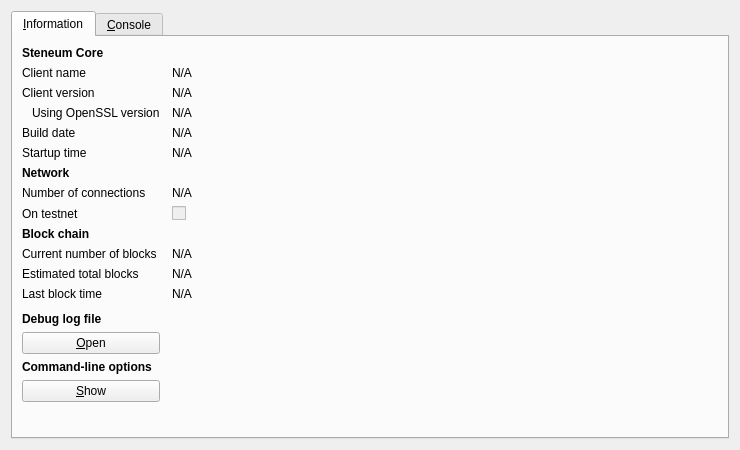
<?xml version="1.0" encoding="UTF-8"?>
<ui version="4.0">
 <class>RPCConsole</class>
 <widget class="QDialog" name="RPCConsole">
  <property name="geometry">
   <rect>
    <x>0</x>
    <y>0</y>
    <width>740</width>
    <height>450</height>
   </rect>
  </property>
  <property name="windowTitle">
   <string>Steneum - Debug window</string>
  </property>
  <layout class="QVBoxLayout" name="verticalLayout_2">
   <item>
    <widget class="QTabWidget" name="tabWidget">
     <property name="currentIndex">
      <number>0</number>
     </property>
     <widget class="QWidget" name="tab_info">
      <attribute name="title">
       <string>&amp;Information</string>
      </attribute>
      <layout class="QGridLayout" name="gridLayout" columnstretch="0,1">
       <property name="horizontalSpacing">
        <number>12</number>
       </property>
       <item row="0" column="0">
        <widget class="QLabel" name="label_9">
         <property name="font">
          <font>
           <weight>75</weight>
           <bold>true</bold>
          </font>
         </property>
         <property name="text">
          <string>Steneum Core</string>
         </property>
        </widget>
       </item>
       <item row="1" column="0">
        <widget class="QLabel" name="label_5">
         <property name="text">
          <string>Client name</string>
         </property>
        </widget>
       </item>
       <item row="1" column="1">
        <widget class="QLabel" name="clientName">
         <property name="cursor">
          <cursorShape>IBeamCursor</cursorShape>
         </property>
         <property name="text">
          <string>N/A</string>
         </property>
         <property name="textFormat">
          <enum>Qt::PlainText</enum>
         </property>
         <property name="textInteractionFlags">
          <set>Qt::LinksAccessibleByMouse|Qt::TextSelectableByKeyboard|Qt::TextSelectableByMouse</set>
         </property>
        </widget>
       </item>
       <item row="2" column="0">
        <widget class="QLabel" name="label_6">
         <property name="text">
          <string>Client version</string>
         </property>
        </widget>
       </item>
       <item row="2" column="1">
        <widget class="QLabel" name="clientVersion">
         <property name="cursor">
          <cursorShape>IBeamCursor</cursorShape>
         </property>
         <property name="text">
          <string>N/A</string>
         </property>
         <property name="textFormat">
          <enum>Qt::PlainText</enum>
         </property>
         <property name="textInteractionFlags">
          <set>Qt::LinksAccessibleByMouse|Qt::TextSelectableByKeyboard|Qt::TextSelectableByMouse</set>
         </property>
        </widget>
       </item>
       <item row="3" column="0">
        <widget class="QLabel" name="label_14">
         <property name="text">
          <string>Using OpenSSL version</string>
         </property>
         <property name="indent">
          <number>10</number>
         </property>
        </widget>
       </item>
       <item row="3" column="1">
        <widget class="QLabel" name="openSSLVersion">
         <property name="cursor">
          <cursorShape>IBeamCursor</cursorShape>
         </property>
         <property name="text">
          <string>N/A</string>
         </property>
         <property name="textFormat">
          <enum>Qt::PlainText</enum>
         </property>
         <property name="textInteractionFlags">
          <set>Qt::LinksAccessibleByMouse|Qt::TextSelectableByKeyboard|Qt::TextSelectableByMouse</set>
         </property>
        </widget>
       </item>
       <item row="4" column="0">
        <widget class="QLabel" name="label_12">
         <property name="text">
          <string>Build date</string>
         </property>
        </widget>
       </item>
       <item row="4" column="1">
        <widget class="QLabel" name="buildDate">
         <property name="cursor">
          <cursorShape>IBeamCursor</cursorShape>
         </property>
         <property name="text">
          <string>N/A</string>
         </property>
         <property name="textFormat">
          <enum>Qt::PlainText</enum>
         </property>
         <property name="textInteractionFlags">
          <set>Qt::LinksAccessibleByMouse|Qt::TextSelectableByKeyboard|Qt::TextSelectableByMouse</set>
         </property>
        </widget>
       </item>
       <item row="5" column="0">
        <widget class="QLabel" name="label_13">
         <property name="text">
          <string>Startup time</string>
         </property>
        </widget>
       </item>
       <item row="5" column="1">
        <widget class="QLabel" name="startupTime">
         <property name="cursor">
          <cursorShape>IBeamCursor</cursorShape>
         </property>
         <property name="text">
          <string>N/A</string>
         </property>
         <property name="textFormat">
          <enum>Qt::PlainText</enum>
         </property>
         <property name="textInteractionFlags">
          <set>Qt::LinksAccessibleByMouse|Qt::TextSelectableByKeyboard|Qt::TextSelectableByMouse</set>
         </property>
        </widget>
       </item>
       <item row="6" column="0">
        <widget class="QLabel" name="label_11">
         <property name="font">
          <font>
           <weight>75</weight>
           <bold>true</bold>
          </font>
         </property>
         <property name="text">
          <string>Network</string>
         </property>
        </widget>
       </item>
       <item row="7" column="0">
        <widget class="QLabel" name="label_7">
         <property name="text">
          <string>Number of connections</string>
         </property>
        </widget>
       </item>
       <item row="7" column="1">
        <widget class="QLabel" name="numberOfConnections">
         <property name="cursor">
          <cursorShape>IBeamCursor</cursorShape>
         </property>
         <property name="text">
          <string>N/A</string>
         </property>
         <property name="textFormat">
          <enum>Qt::PlainText</enum>
         </property>
         <property name="textInteractionFlags">
          <set>Qt::LinksAccessibleByMouse|Qt::TextSelectableByKeyboard|Qt::TextSelectableByMouse</set>
         </property>
        </widget>
       </item>
       <item row="8" column="0">
        <widget class="QLabel" name="label_8">
         <property name="text">
          <string>On testnet</string>
         </property>
        </widget>
       </item>
       <item row="8" column="1">
        <widget class="QCheckBox" name="isTestNet">
         <property name="enabled">
          <bool>false</bool>
         </property>
         <property name="text">
          <string/>
         </property>
        </widget>
       </item>
       <item row="9" column="0">
        <widget class="QLabel" name="label_10">
         <property name="font">
          <font>
           <weight>75</weight>
           <bold>true</bold>
          </font>
         </property>
         <property name="text">
          <string>Block chain</string>
         </property>
        </widget>
       </item>
       <item row="10" column="0">
        <widget class="QLabel" name="label_3">
         <property name="text">
          <string>Current number of blocks</string>
         </property>
        </widget>
       </item>
       <item row="10" column="1">
        <widget class="QLabel" name="numberOfBlocks">
         <property name="cursor">
          <cursorShape>IBeamCursor</cursorShape>
         </property>
         <property name="text">
          <string>N/A</string>
         </property>
         <property name="textFormat">
          <enum>Qt::PlainText</enum>
         </property>
         <property name="textInteractionFlags">
          <set>Qt::LinksAccessibleByMouse|Qt::TextSelectableByKeyboard|Qt::TextSelectableByMouse</set>
         </property>
        </widget>
       </item>
       <item row="11" column="0">
        <widget class="QLabel" name="label_4">
         <property name="text">
          <string>Estimated total blocks</string>
         </property>
        </widget>
       </item>
       <item row="11" column="1">
        <widget class="QLabel" name="totalBlocks">
         <property name="cursor">
          <cursorShape>IBeamCursor</cursorShape>
         </property>
         <property name="text">
          <string>N/A</string>
         </property>
         <property name="textFormat">
          <enum>Qt::PlainText</enum>
         </property>
         <property name="textInteractionFlags">
          <set>Qt::LinksAccessibleByMouse|Qt::TextSelectableByKeyboard|Qt::TextSelectableByMouse</set>
         </property>
        </widget>
       </item>
       <item row="12" column="0">
        <widget class="QLabel" name="label_2">
         <property name="text">
          <string>Last block time</string>
         </property>
        </widget>
       </item>
       <item row="12" column="1">
        <widget class="QLabel" name="lastBlockTime">
         <property name="cursor">
          <cursorShape>IBeamCursor</cursorShape>
         </property>
         <property name="text">
          <string>N/A</string>
         </property>
         <property name="textFormat">
          <enum>Qt::PlainText</enum>
         </property>
         <property name="textInteractionFlags">
          <set>Qt::LinksAccessibleByMouse|Qt::TextSelectableByKeyboard|Qt::TextSelectableByMouse</set>
         </property>
        </widget>
       </item>
       <item row="13" column="0">
        <spacer name="verticalSpacer_2">
         <property name="orientation">
          <enum>Qt::Vertical</enum>
         </property>
         <property name="sizeHint" stdset="0">
          <size>
           <width>20</width>
           <height>20</height>
          </size>
         </property>
        </spacer>
       </item>
       <item row="14" column="0">
        <widget class="QLabel" name="labelDebugLogfile">
         <property name="font">
          <font>
           <weight>75</weight>
           <bold>true</bold>
          </font>
         </property>
         <property name="text">
          <string>Debug log file</string>
         </property>
        </widget>
       </item>
       <item row="15" column="0">
        <widget class="QPushButton" name="openDebugLogfileButton">
         <property name="toolTip">
          <string>Open the Steneum debug log file from the current data directory. This can take a few seconds for large log files.</string>
         </property>
         <property name="text">
          <string>&amp;Open</string>
         </property>
         <property name="autoDefault">
          <bool>false</bool>
         </property>
        </widget>
       </item>
       <item row="16" column="0">
        <widget class="QLabel" name="labelCLOptions">
         <property name="font">
          <font>
           <weight>75</weight>
           <bold>true</bold>
          </font>
         </property>
         <property name="text">
          <string>Command-line options</string>
         </property>
        </widget>
       </item>
       <item row="17" column="0">
        <widget class="QPushButton" name="showCLOptionsButton">
         <property name="toolTip">
          <string>Show the Steneum-Qt help message to get a list with possible Steneum command-line options.</string>
         </property>
         <property name="text">
          <string>&amp;Show</string>
         </property>
         <property name="autoDefault">
          <bool>false</bool>
         </property>
        </widget>
       </item>
       <item row="18" column="0">
        <spacer name="verticalSpacer">
         <property name="orientation">
          <enum>Qt::Vertical</enum>
         </property>
         <property name="sizeHint" stdset="0">
          <size>
           <width>20</width>
           <height>40</height>
          </size>
         </property>
        </spacer>
       </item>
      </layout>
     </widget>
     <widget class="QWidget" name="tab_console">
      <attribute name="title">
       <string>&amp;Console</string>
      </attribute>
      <layout class="QVBoxLayout" name="verticalLayout_3">
       <property name="spacing">
        <number>3</number>
       </property>
       <item>
        <widget class="QTextEdit" name="messagesWidget">
         <property name="minimumSize">
          <size>
           <width>0</width>
           <height>100</height>
          </size>
         </property>
         <property name="readOnly">
          <bool>true</bool>
         </property>
         <property name="tabKeyNavigation" stdset="0">
          <bool>false</bool>
         </property>
         <property name="columnCount" stdset="0">
          <number>2</number>
         </property>
        </widget>
       </item>
       <item>
        <layout class="QHBoxLayout" name="horizontalLayout">
         <property name="spacing">
          <number>3</number>
         </property>
         <item>
          <widget class="QLabel" name="label">
           <property name="text">
            <string notr="true">&gt;</string>
           </property>
          </widget>
         </item>
         <item>
          <widget class="QLineEdit" name="lineEdit"/>
         </item>
         <item>
          <widget class="QPushButton" name="clearButton">
           <property name="maximumSize">
            <size>
             <width>24</width>
             <height>24</height>
            </size>
           </property>
           <property name="toolTip">
            <string>Clear console</string>
           </property>
           <property name="text">
            <string/>
           </property>
           <property name="icon">
            <iconset resource="../bitcoin.qrc">
             <normaloff>:/icons/remove</normaloff>:/icons/remove</iconset>
           </property>
           <property name="shortcut">
            <string notr="true">Ctrl+L</string>
           </property>
           <property name="autoDefault">
            <bool>false</bool>
           </property>
          </widget>
         </item>
        </layout>
       </item>
      </layout>
     </widget>
    </widget>
   </item>
  </layout>
 </widget>
 <resources>
  <include location="../bitcoin.qrc"/>
 </resources>
 <connections/>
</ui>
